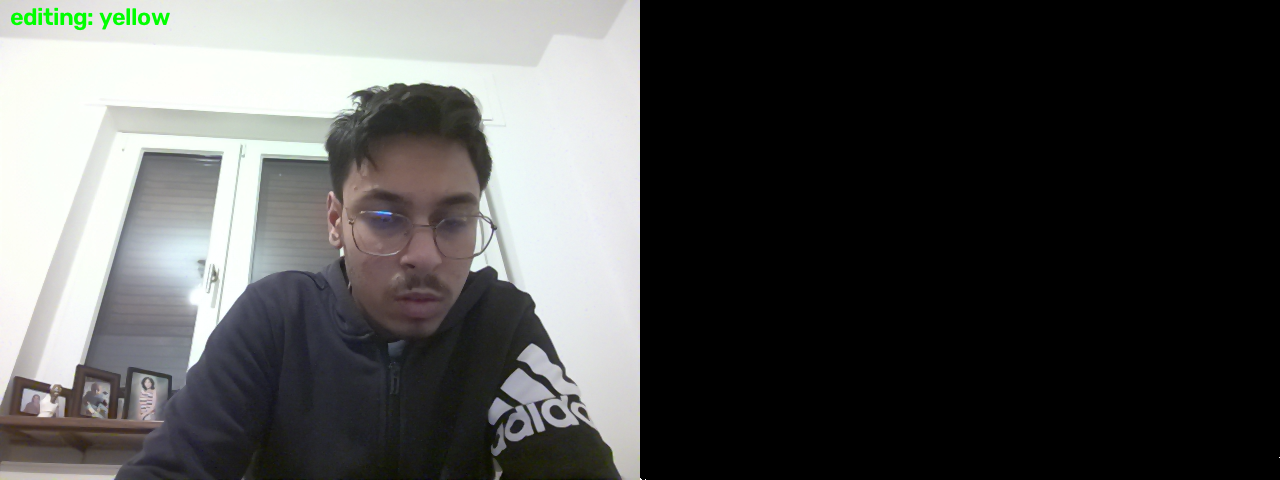
#> input picture yellow.png, 1280 x 480 px, given in place of the camera
$ python detector.py
#> lines starting #> are read from the running program, lines starting #| are printed output that depends on the picture; after the words box and inside, x2 and y2 are one past the last pixel; in counts of white or black regions, pixels touching at a corner belong together
import cv2
import numpy as np

# Initialize video capture from the default camera (0)
cap = cv2.VideoCapture(0)

# Expanded HSV color ranges to catch wider shades (darker, lighter, less saturated)
YELLOW_LOWER = np.array([15, 40, 40])
YELLOW_UPPER = np.array([35, 255, 255])

BLUE_LOWER = np.array([90, 40, 40])
BLUE_UPPER = np.array([140, 255, 255])

print("Starting color detector with expanded ranges. Press 'q' to quit.")

try:
    while cap.isOpened():
        ret, frame = cap.read()
#> frame is the input picture: shape (480, 1280, 3); mean B, G, R 78.5, 79.5, 78.8
        if not ret:
            print("Failed to grab frame.")
            break

        # Convert BGR frame to HSV color space
        hsv = cv2.cvtColor(frame, cv2.COLOR_BGR2HSV)
#> hsv: shape (480, 1280, 3); mean H, S, V 36.2, 12, 81.6

        # Create color masks
        yellow_mask = cv2.inRange(hsv, YELLOW_LOWER, YELLOW_UPPER)
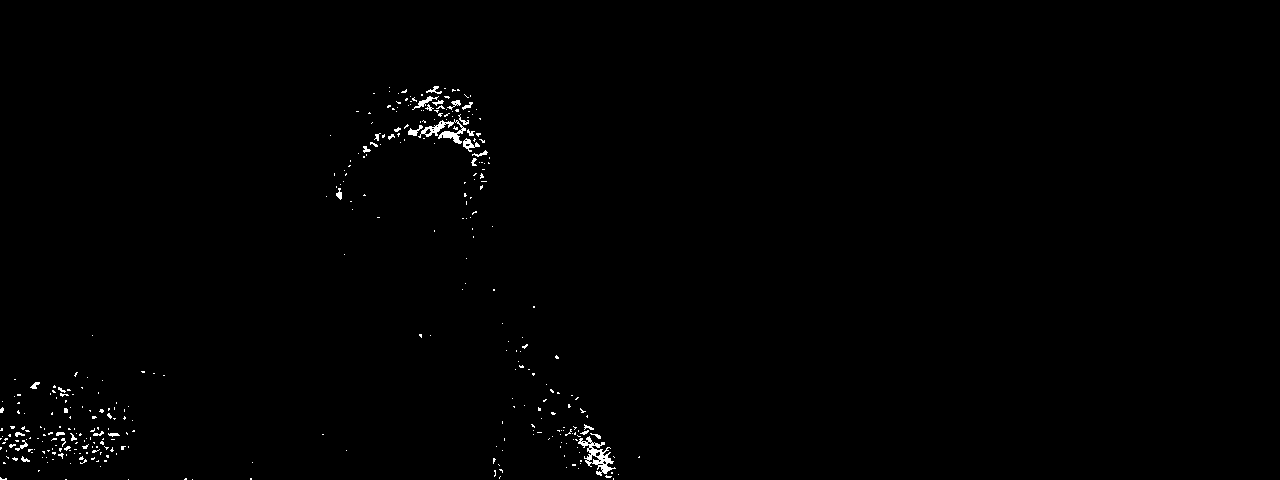
#> yellow_mask: shape (480, 1280); 0.56% white in thin lines or dots, all inside (x1, y1, x2, y2) = (0, 86, 640, 480)
        blue_mask = cv2.inRange(hsv, BLUE_LOWER, BLUE_UPPER)
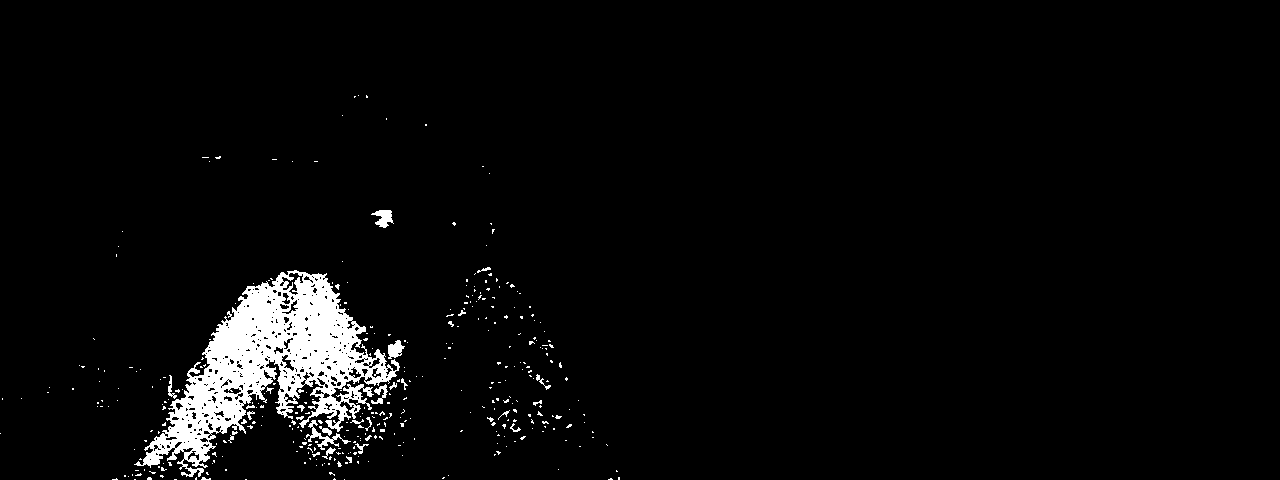
#> blue_mask: shape (480, 1280); 3.7% white; 368 white regions (340 under 20 px)

        # Find contours for yellow (plastic)
        yellow_contours, _ = cv2.findContours(yellow_mask, cv2.RETR_EXTERNAL, cv2.CHAIN_APPROX_SIMPLE)
#> yellow_contours = 345 contours, 332 with area under 20; largest, box (x1, y1, x2, y2) and area: (578, 436, 616, 476) 468, (418, 119, 466, 144) 323, (463, 138, 480, 152) 82, (412, 96, 439, 110) 61, (408, 125, 423, 136) 50
        for c in yellow_contours:
            if cv2.contourArea(c) > 500:  # Minimum area filter
                x, y, w, h = cv2.boundingRect(c)
                cv2.rectangle(frame, (x, y), (x + w, y + h), (0, 255, 255), 2)
                cv2.putText(frame, "Plastic (Yellow)", (x, y - 10), cv2.FONT_HERSHEY_SIMPLEX, 0.6, (0, 255, 255), 2)
#> this loop made 345 passes
#> c on passes 1 to 3: [[192, 479]], [[128, 479]], [[65, 479], [66, 479]]

        # Find contours for blue (paper)
        blue_contours, _ = cv2.findContours(blue_mask, cv2.RETR_EXTERNAL, cv2.CHAIN_APPROX_SIMPLE)
#> blue_contours = 368 contours, 357 with area under 20; largest, box (x1, y1, x2, y2) and area: (134, 270, 400, 477) 20938, (371, 210, 394, 228) 194, (306, 420, 351, 450) 194, (388, 340, 405, 359) 174, (371, 384, 388, 404) 94
        for c in blue_contours:
            if cv2.contourArea(c) > 500:  # Minimum area filter
                x, y, w, h = cv2.boundingRect(c)
                cv2.rectangle(frame, (x, y), (x + w, y + h), (255, 0, 0), 2)
                cv2.putText(frame, "Paper (Blue)", (x, y - 10), cv2.FONT_HERSHEY_SIMPLEX, 0.6, (255, 0, 0), 2)
#> this loop made 368 passes
#> (x, y, w, h) on pass 344: (134, 270, 266, 207)
#> c on passes 1, 2, 3, 4, 6, 7: [[344, 479]], [[245, 479], [246, 479]], [[174, 479], [176, 479]], [[134, 479], [135, 479]], [[334, 478], [333, 479], [335, 479]], [[116, 478], [115, 479], [112, 479], [117, 479]]
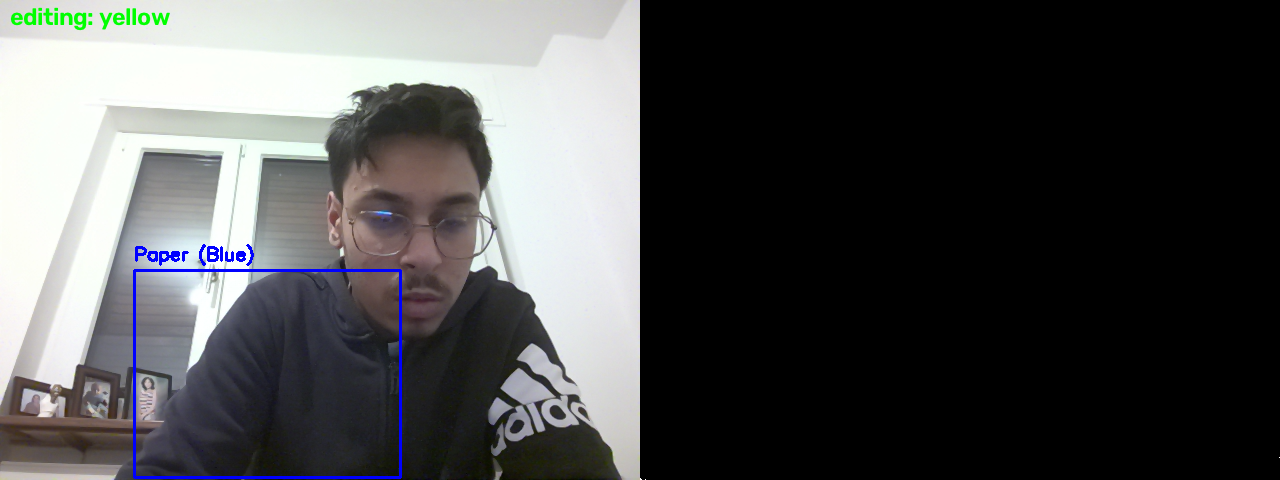
#> frame: shape (480, 1280, 3); 0.61% of pixels changed, all inside (x1, y1, x2, y2) = (133, 244, 402, 479)

        # Show the live camera feed with detections highlighted
        cv2.imshow("Garbage Sorting Detector", frame)

        # Press 'q' or 'Q' to exit the video window
        key = cv2.waitKey(1) & 0xFF
#> (key q is pressed here)
        if key == ord('q') or key == ord('Q') or key == 27:
            break

finally:
    cap.release()
    cv2.destroyAllWindows()
